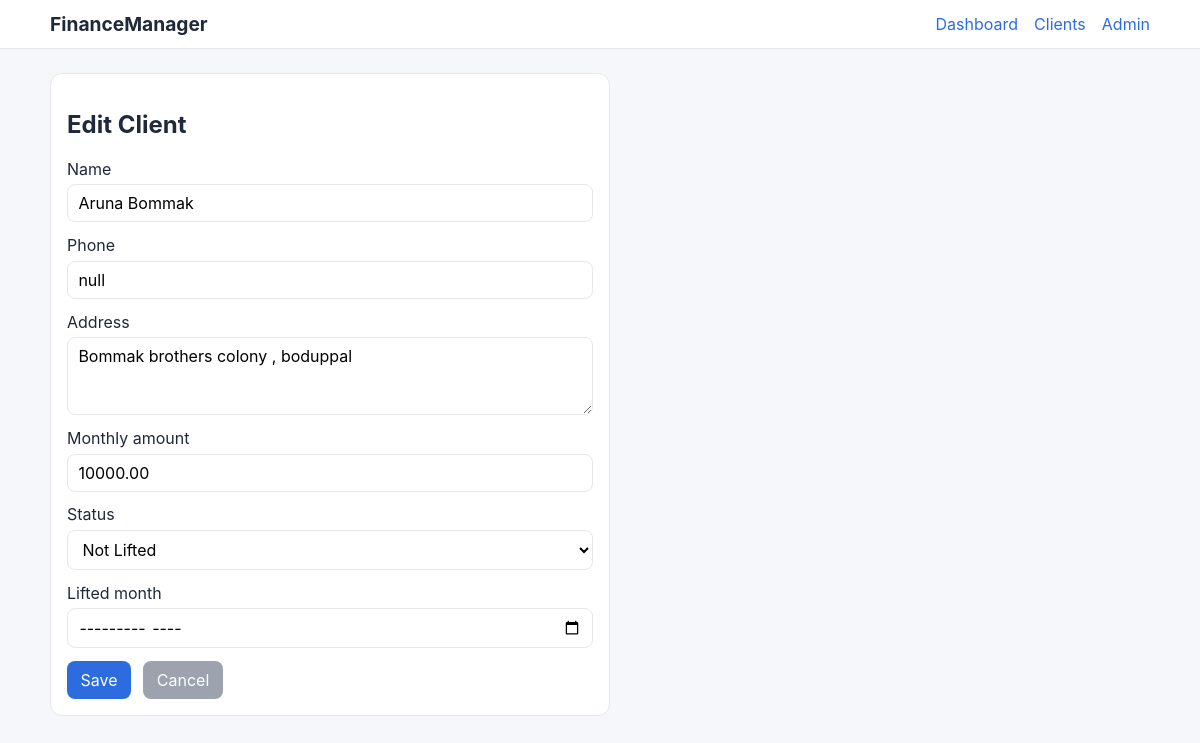
The page /clients/9/edit/ on the database its author committed.
### chitfund/models.py (models this page shows, shortened)
class Client(models.Model):
    class LiftStatus(models.TextChoices):
        NOT_LIFTED = "NOT_LIFTED", "Not Lifted"
        LIFTED = "LIFTED", "Lifted"
    name = models.CharField(max_length=120)
    phone = models.CharField(max_length=15)
    address = models.TextField()
    status = models.CharField(
        max_length=20, choices=LiftStatus.choices, default=LiftStatus.NOT_LIFTED
    )
    lifted_month = models.DateField(
        null=True,
        blank=True,
        help_text="Set as first day of month. Example: 2026-03-01.",
    )
    joined_date = models.DateField(default=timezone.localdate)
    monthly_amount = models.DecimalField(max_digits=10, decimal_places=2, default=10000)
    created_at = models.DateTimeField(auto_now_add=True)
    updated_at = models.DateTimeField(auto_now=True)
    class Meta:
        ordering = ["name"]

### chitfund/views.py (the view)
# urls.py: path("clients/<int:client_id>/edit/", views.client_edit, name="client-edit"),
def client_edit(request, client_id):
    client = get_object_or_404(Client, id=client_id)
    if request.method == "POST":
        form = ClientForm(request.POST, instance=client)
        if form.is_valid():
            form.save()
            messages.success(request, "Client updated successfully.")
            return redirect("client-list")
    else:
        form = ClientForm(instance=client)
    return render(request, "chitfund/client_form.html", {"form": form, "title": "Edit Client"})

### chitfund/forms.py (shortened to what this page needs)
class ClientForm(forms.ModelForm):
    class Meta:
        model = Client
        fields = ["name", "phone", "address", "monthly_amount", "status", "lifted_month"]
        widgets = {
            "address": forms.Textarea(attrs={"rows": 3}),
            "lifted_month": forms.DateInput(attrs={"type": "month"}, format="%Y-%m"),
        }
    def __init__(self, *args, **kwargs):
        super().__init__(*args, **kwargs)
        self.fields["lifted_month"].input_formats = ["%Y-%m", "%Y-%m-%d"]

### templates/chitfund/client_form.html (shortened to what this page needs)
{% extends "chitfund/base.html" %}
{% block content %}
<section class="form-card">
    <h2>{{ title }}</h2>
    <form method="post">
        {% for field in form %}
            <div class="form-group">
                <label for="{{ field.id_for_label }}">{{ field.label }}</label>
                {{ field }}
            </div>
        {% endfor %}
        <div class="actions">
            <button type="submit">Save</button>
            <a class="btn-link muted" href="{% url 'client-list' %}">Cancel</a>
        </div>
    </form>
</section>
{% endblock %}

### static/css/styles.css (style rules this page uses)
:root { --bg: #f5f7fb; --card: #ffffff; --text: #202939; --muted: #6b7280; --primary: #2d6cdf; --success: #1f9d60; --danger: #d64545; --warning: #f59e0b; --border: #e5e7eb; }
* { box-sizing: border-box; }
body { margin: 0; font-family: -apple-system, BlinkMacSystemFont, "Segoe UI", Roboto, sans-serif; background: var(--bg); color: var(--text); }
a { text-decoration: none; color: var(--primary); }
.actions { display: flex; gap: 0.75rem; align-items: center; }
input, textarea, select, button { font: inherit; padding: 0.5rem 0.65rem; border: 1px solid var(--border); border-radius: 8px; background: #fff; }
button, .btn-link { background: var(--primary); color: #fff; border: none; cursor: pointer; padding: 0.55rem 0.85rem; border-radius: 8px; }
.btn-link.muted { background: #9ca3af; }
.table-wrap, .form-card { background: var(--card); border: 1px solid var(--border); border-radius: 12px; padding: 1rem; }
.form-card { max-width: 560px; }
.form-group { display: flex; flex-direction: column; gap: 0.35rem; margin-bottom: 0.8rem; }

### rows shown on the page
Client: form "Aruna Bommak" "null" "Bommak brothers colony , boduppal" "10000.00" "Not Lifted"

### other values the page prints
{{ title }} "Edit Client"
{{ field.label }} "Name" "Phone" "Address" "Monthly amount" "Status" "Lifted month"
